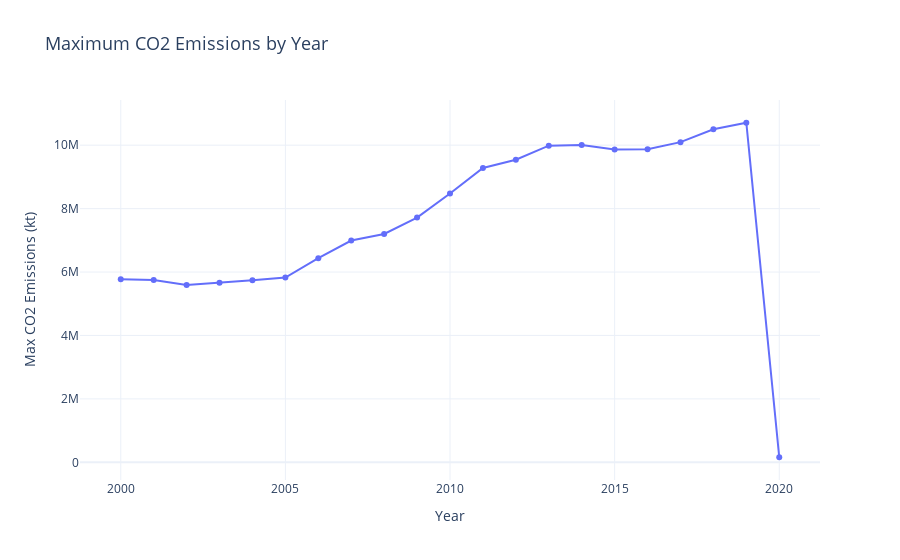

Write notebook code for a chart like this one.
### Markdown cell above
#### 7. Analysis of the dependence between year and Value-co2-emissions

### Code cell
import plotly.express as px

# Calculate the maximum 'CO2' emissions for each 'Year'
CO2_By_Year = df.groupby('Year')['Value_co2_emissions_kt_by_country'].max().reset_index()

# line plot
fig_CO2_By_Year = px.line(
    CO2_By_Year,
    x='Year',
    y='Value_co2_emissions_kt_by_country',
    labels={'Year': 'Year', 'Value_co2_emissions_kt_by_country': 'Max CO2 Emissions (kt)'},
    title='Maximum CO2 Emissions by Year',
    height=500,  
    line_shape='linear',  
    line_dash_sequence=['solid'],  
    markers=True,  
    template='plotly_white' 
)

fig_CO2_By_Year.update_layout(
    xaxis_title_font=dict(size=14),
    yaxis_title_font=dict(size=14),
    title_font=dict(size=18)
)

fig_CO2_By_Year.show()

### Figure 1 — Plotly figure (JSON) as saved in the notebook; plotly's stock layout.template omitted (floating-point values rounded to 4 significant figures)
{"data": [{"hovertemplate": "Year=%{x}<br>Max CO2 Emissions (kt)=%{y}<extra></extra>", "legendgroup": "", "line": {"color": "#636efa", "dash": "solid", "shape": "linear"}, "marker": {"symbol": "circle"}, "mode": "markers+lines", "name": "", "orientation": "v", "showlegend": false, "type": "scatter", "x": [2000, 2001, 2002, 2003, 2004, 2005, 2006, 2007, 2008, 2009, 2010, 2011, 2012, 2013, 2014, 2015, 2016, 2017, 2018, 2019, 2020], "xaxis": "x", "y": [5775810, 5748260, 5593000.0, 5659000.0, 5738000.0, 5825000.0, 6437000.0, 6993000.0, 7200000.0, 7719000.0, 8475000.0, 9283000.0, 9542000.0, 9985000.0, 10010000.0, 9861000.0, 9875000.0, 10100000.0, 10500000.0, 10710000.0, 159900.0], "yaxis": "y"}], "layout": {"autosize": true, "legend": {"tracegroupgap": 0}, "title": {"font": {"size": 18}, "text": "Maximum CO2 Emissions by Year"}, "xaxis": {"anchor": "y", "autorange": true, "domain": [0, 1], "range": [1999.0, 2021.0], "title": {"font": {"size": 14}, "text": "Year"}, "type": "linear"}, "yaxis": {"anchor": "x", "autorange": true, "domain": [0, 1], "range": [-582800.0, 11450000.0], "title": {"font": {"size": 14}, "text": "Max CO2 Emissions (kt)"}, "type": "linear"}}}
